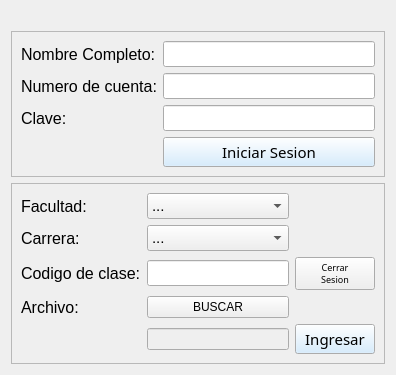
          <widget class="QWidget" name="tab_2">
           <attribute name="title">
            <string>ENTREGA</string>
           </attribute>
           <layout class="QGridLayout" name="gridLayout_4">
            <item row="0" column="0">
             <widget class="QLabel" name="lbl_pngE">
              <property name="text">
               <string/>
              </property>
              <property name="scaledContents">
               <bool>true</bool>
              </property>
             </widget>
            </item>
            <item row="1" column="0">
             <widget class="QFrame" name="frameE2">
              <property name="frameShape">
               <enum>QFrame::StyledPanel</enum>
              </property>
              <property name="frameShadow">
               <enum>QFrame::Raised</enum>
              </property>
              <layout class="QGridLayout" name="gridLayout_7">
               <item row="3" column="1">
                <widget class="QPushButton" name="btn_sesion">
                 <property name="palette">
                  <palette>
                   <active>
                    <colorrole role="Button">
                     <brush brushstyle="SolidPattern">
                      <color alpha="255">
                       <red>203</red>
                       <green>232</green>
                       <blue>255</blue>
                      </color>
                     </brush>
                    </colorrole>
                   </active>
                   <inactive>
                    <colorrole role="Button">
                     <brush brushstyle="SolidPattern">
                      <color alpha="255">
                       <red>203</red>
                       <green>232</green>
                       <blue>255</blue>
                      </color>
                     </brush>
                    </colorrole>
                   </inactive>
                   <disabled>
                    <colorrole role="Button">
                     <brush brushstyle="SolidPattern">
                      <color alpha="255">
                       <red>203</red>
                       <green>232</green>
                       <blue>255</blue>
                      </color>
                     </brush>
                    </colorrole>
                   </disabled>
                  </palette>
                 </property>
                 <property name="font">
                  <font>
                   <family>Sans Serif Collection</family>
                   <pointsize>11</pointsize>
                   <weight>50</weight>
                   <bold>false</bold>
                  </font>
                 </property>
                 <property name="text">
                  <string>Iniciar Sesion</string>
                 </property>
                </widget>
               </item>
               <item row="0" column="0">
                <widget class="QLabel" name="lbl_nameE">
                 <property name="font">
                  <font>
                   <pointsize>12</pointsize>
                  </font>
                 </property>
                 <property name="text">
                  <string>Nombre Completo:</string>
                 </property>
                </widget>
               </item>
               <item row="0" column="1">
                <widget class="QLineEdit" name="le_nameE">
                 <property name="font">
                  <font>
                   <pointsize>11</pointsize>
                  </font>
                 </property>
                </widget>
               </item>
               <item row="1" column="0">
                <widget class="QLabel" name="lbl_cuentaE">
                 <property name="font">
                  <font>
                   <pointsize>12</pointsize>
                  </font>
                 </property>
                 <property name="text">
                  <string>Numero de cuenta:</string>
                 </property>
                </widget>
               </item>
               <item row="2" column="1">
                <widget class="QLineEdit" name="le_claveE">
                 <property name="font">
                  <font>
                   <pointsize>11</pointsize>
                  </font>
                 </property>
                </widget>
               </item>
               <item row="2" column="0">
                <widget class="QLabel" name="lbl_contraE">
                 <property name="font">
                  <font>
                   <pointsize>12</pointsize>
                  </font>
                 </property>
                 <property name="text">
                  <string>Clave:</string>
                 </property>
                </widget>
               </item>
               <item row="1" column="1">
                <widget class="QLineEdit" name="le_cuentaE">
                 <property name="font">
                  <font>
                   <pointsize>11</pointsize>
                  </font>
                 </property>
                </widget>
               </item>
              </layout>
             </widget>
            </item>
            <item row="2" column="0">
             <widget class="QFrame" name="frameE">
              <property name="enabled">
               <bool>true</bool>
              </property>
              <property name="frameShape">
               <enum>QFrame::StyledPanel</enum>
              </property>
              <property name="frameShadow">
               <enum>QFrame::Raised</enum>
              </property>
              <layout class="QGridLayout" name="gridLayout_8">
               <item row="1" column="2">
                <widget class="QComboBox" name="cb_carreraE">
                 <property name="font">
                  <font>
                   <pointsize>11</pointsize>
                  </font>
                 </property>
                 <item>
                  <property name="text">
                   <string>...</string>
                  </property>
                 </item>
                </widget>
               </item>
               <item row="2" column="3">
                <widget class="QPushButton" name="btn_closeE">
                 <property name="font">
                  <font>
                   <family>Sans Serif Collection</family>
                   <pointsize>7</pointsize>
                  </font>
                 </property>
                 <property name="text">
                  <string>Cerrar
Sesion</string>
                 </property>
                </widget>
               </item>
               <item row="2" column="2">
                <widget class="QLineEdit" name="le_codigoE">
                 <property name="font">
                  <font>
                   <pointsize>11</pointsize>
                  </font>
                 </property>
                </widget>
               </item>
               <item row="0" column="0">
                <widget class="QLabel" name="lbl_facultadE">
                 <property name="font">
                  <font>
                   <pointsize>12</pointsize>
                  </font>
                 </property>
                 <property name="text">
                  <string>Facultad:</string>
                 </property>
                </widget>
               </item>
               <item row="0" column="2">
                <widget class="QComboBox" name="cb_facultadE">
                 <property name="font">
                  <font>
                   <pointsize>11</pointsize>
                  </font>
                 </property>
                 <item>
                  <property name="text">
                   <string>...</string>
                  </property>
                 </item>
                 <item>
                  <property name="text">
                   <string>FI</string>
                  </property>
                 </item>
                 <item>
                  <property name="text">
                   <string>FCAS</string>
                  </property>
                 </item>
                 <item>
                  <property name="text">
                   <string>FA&amp;D</string>
                  </property>
                 </item>
                </widget>
               </item>
               <item row="2" column="0">
                <widget class="QLabel" name="lbl_codigoE">
                 <property name="font">
                  <font>
                   <pointsize>12</pointsize>
                  </font>
                 </property>
                 <property name="text">
                  <string>Codigo de clase:</string>
                 </property>
                </widget>
               </item>
               <item row="4" column="2">
                <widget class="QPushButton" name="btn_archivoE">
                 <property name="text">
                  <string>BUSCAR</string>
                 </property>
                </widget>
               </item>
               <item row="1" column="0">
                <widget class="QLabel" name="lbl_carreraE">
                 <property name="font">
                  <font>
                   <pointsize>12</pointsize>
                  </font>
                 </property>
                 <property name="text">
                  <string>Carrera:</string>
                 </property>
                </widget>
               </item>
               <item row="6" column="2">
                <widget class="QLineEdit" name="le_pathE">
                 <property name="enabled">
                  <bool>false</bool>
                 </property>
                 <property name="text">
                  <string/>
                 </property>
                </widget>
               </item>
               <item row="4" column="0">
                <widget class="QLabel" name="lbl_codigoE_2">
                 <property name="font">
                  <font>
                   <pointsize>12</pointsize>
                  </font>
                 </property>
                 <property name="text">
                  <string>Archivo:</string>
                 </property>
                </widget>
               </item>
               <item row="6" column="3">
                <widget class="QPushButton" name="btn_silaboE">
                 <property name="palette">
                  <palette>
                   <active>
                    <colorrole role="Button">
                     <brush brushstyle="SolidPattern">
                      <color alpha="255">
                       <red>203</red>
                       <green>232</green>
                       <blue>255</blue>
                      </color>
                     </brush>
                    </colorrole>
                   </active>
                   <inactive>
                    <colorrole role="Button">
                     <brush brushstyle="SolidPattern">
                      <color alpha="255">
                       <red>203</red>
                       <green>232</green>
                       <blue>255</blue>
                      </color>
                     </brush>
                    </colorrole>
                   </inactive>
                   <disabled>
                    <colorrole role="Button">
                     <brush brushstyle="SolidPattern">
                      <color alpha="255">
                       <red>203</red>
                       <green>232</green>
                       <blue>255</blue>
                      </color>
                     </brush>
                    </colorrole>
                   </disabled>
                  </palette>
                 </property>
                 <property name="font">
                  <font>
                   <family>Sans Serif Collection</family>
                   <pointsize>11</pointsize>
                   <weight>50</weight>
                   <bold>false</bold>
                  </font>
                 </property>
                 <property name="text">
                  <string>Ingresar</string>
                 </property>
                </widget>
               </item>
              </layout>
             </widget>
            </item>
           </layout>
          </widget>
